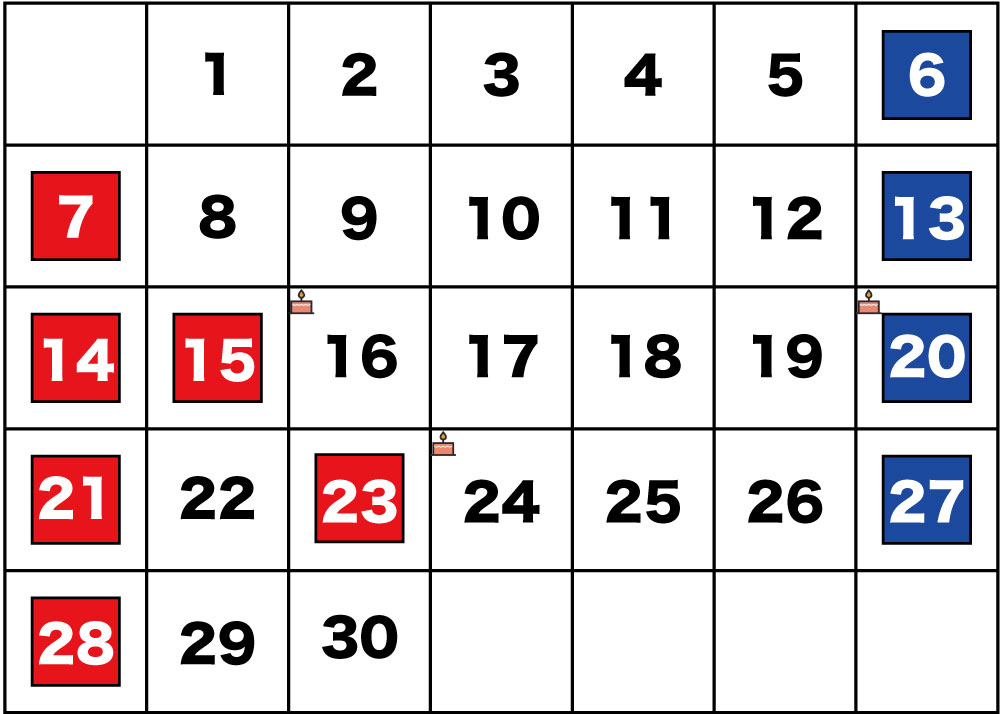
//> input picture src/15/calendar.jpg, 1000 x 714 px
$ ./02   (built with g++ and OpenCV 4)
//> lines starting //> are read from the running program, lines starting //| are printed output that depends on the picture; after the words box and inside, x2 and y2 are one past the last pixel; in counts of white or black regions, pixels touching at a corner belong together
#include <iostream>
#include <opencv2/opencv.hpp>

#define FILE_NAME_INPUT "calendar.jpg"
#define FILE_NAME_TPL "cake.jpg"

int main(int argc, const char *argv[])
{
  auto img_input = cv::imread(FILE_NAME_INPUT);
//> img_input is the input picture: 714 rows x 1000 cols, CV_8UC3; mean B, G, R 214.4, 211.3, 220.1
  auto img_tpl = cv::imread(FILE_NAME_TPL);
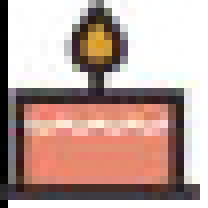
//> input picture src/15/cake.jpg, 26 x 26 px (shown 8 times larger)
//> img_tpl is the input picture: 26 rows x 26 cols, CV_8UC3; mean B, G, R 156.2, 163.4, 189.8
  if (img_input.empty() || img_tpl.empty())
  {
    fprintf(stderr, "画像の読み込みに失敗しました\n");
    return -1;
  }

  auto mat_compare = cv::Mat(img_input.size(), CV_32FC1);
  cv::matchTemplate(img_input, img_tpl, mat_compare, cv::TM_SQDIFF_NORMED);
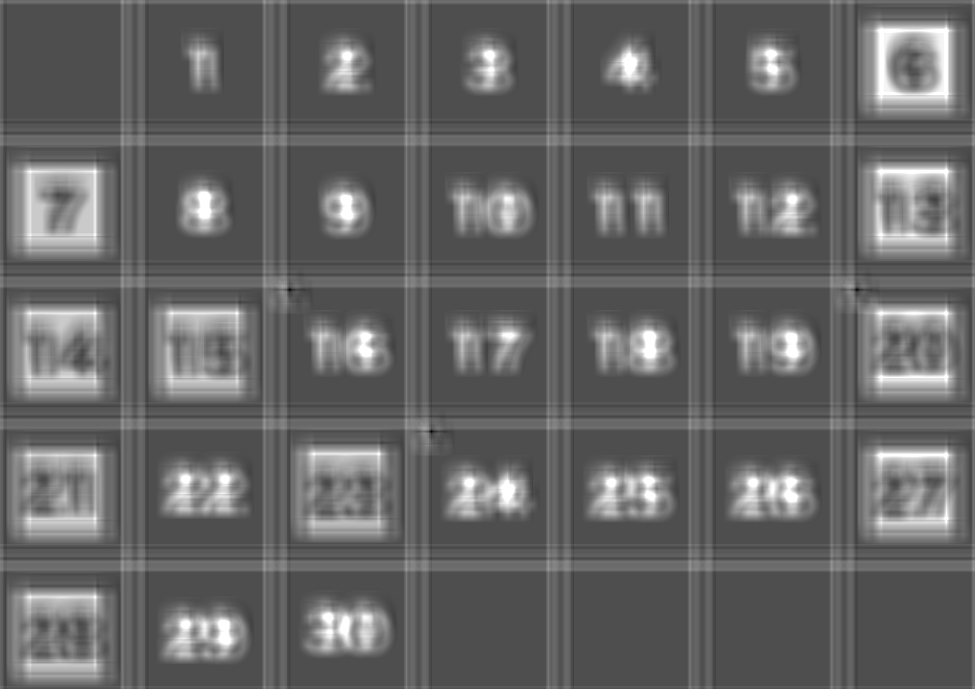
//> mat_compare: 689 rows x 975 cols, CV_32FC1; min 3.13e-05, max 1, mean 0.4

  auto output = img_input.clone();
  auto idx = 0;
  mat_compare.forEach<float>([&](auto &s, const int *position) -> void {
    auto [y, x] = std::make_tuple(position[0], position[1]);
    if (s >= 0.1)
    {
      return;
    }

    auto pt1 = cv::Point(x, y);
    auto pt2 = cv::Point(x + img_tpl.cols, y + img_tpl.rows);
    auto color_green = CV_RGB(0, 255, 0);

    cv::rectangle(output, pt1, pt2, color_green, 1);

    std::cout << idx << ": (" << x << ", " << y << ")" << std::endl;
    idx++;
  });
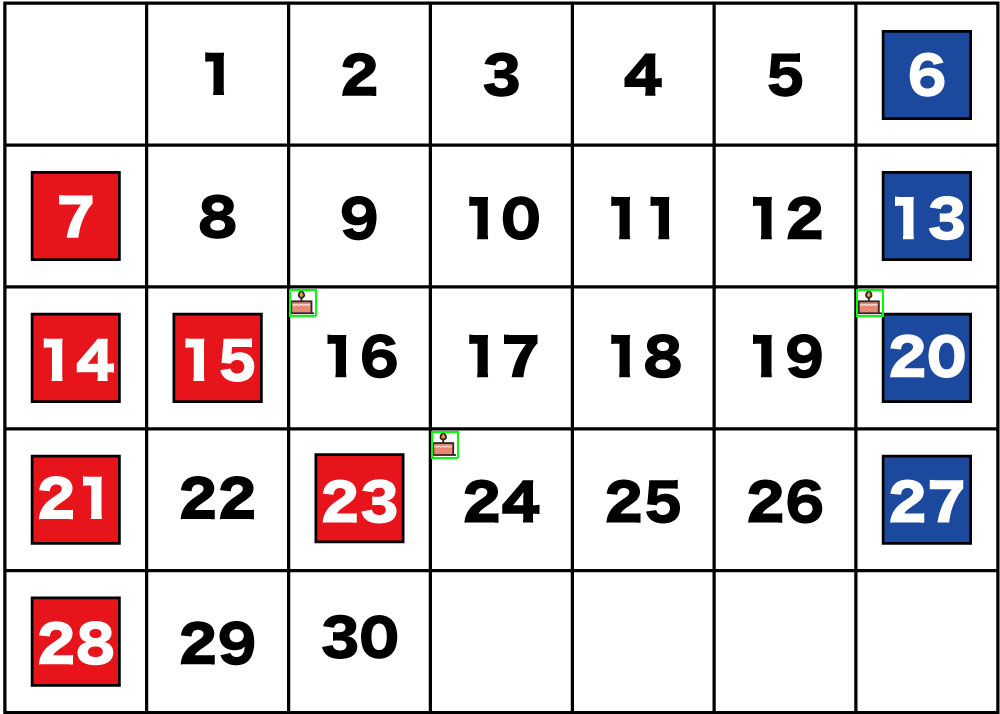
//> output: 714 rows x 1000 cols, CV_8UC3; 0.09% of pixels changed, all inside (x1, y1, x2, y2) = (289, 289, 884, 459)
//> idx = 10

  return 0;
}
